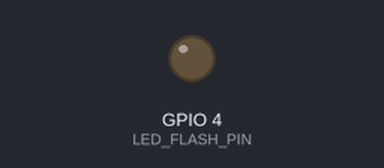
This sketch was run on a simulated ESP32. On the bench: output pins drawn as LEDs (lit = HIGH). WiFi joins after 1.5 s; servers stay silent unless stated; no MQTT or app messages arrive unless stated; the camera gives no picture; what the sketch prints to the serial monitor is not drawn.

Above: at 3.4 s.
At 5.19 s:
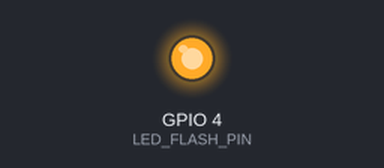
Timing chart, 0 to 8.4 s (numbered marks = the images above):
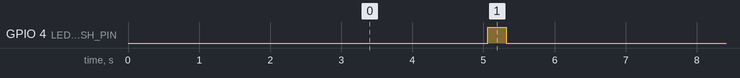

Measured:
- by itself, GPIO 4 (LED_FLASH_PIN): alternates HIGH for 0.26 s and LOW for 4.8 s

The sketch:

main.ino
```cpp
#include "esp_camera.h"
#include <WiFi.h>
#include <WiFiClientSecure.h>
#include "esp_timer.h"
#include "img_converters.h"
#include "Arduino.h"
#include "soc/soc.h"
#include "soc/rtc_cntl_reg.h"
#include <PubSubClient.h>
#include <base64.h>

const char* ssid = "Yoru no Hajimarisa";
const char* password = "bunnygirl";

const char* mqtt_broker = "f6edeb4adb7c402ca7291dd7ef4d8fc5.s1.eu.hivemq.cloud";
const int mqtt_port = 8883;
const char* mqtt_user = "hivemq.webclient.1747043871321";
const char* mqtt_password = "ab45PjNdISi;Bf9>2,G#";
const char* client_id = "ESP32_Camera_001";

const char* image_topic = "starswechase/sungai/cv/camera/image_base64";
const char* status_topic = "starswechase/sungai/cv/camera/status";

#define PWDN_GPIO_NUM     32
#define RESET_GPIO_NUM    -1
#define XCLK_GPIO_NUM      0
#define SIOD_GPIO_NUM     26
#define SIOC_GPIO_NUM     27
#define Y9_GPIO_NUM       35
#define Y8_GPIO_NUM       34
#define Y7_GPIO_NUM       39
#define Y6_GPIO_NUM       36
#define Y5_GPIO_NUM       21
#define Y4_GPIO_NUM       19
#define Y3_GPIO_NUM       18
#define Y2_GPIO_NUM        5
#define VSYNC_GPIO_NUM    25
#define HREF_GPIO_NUM     23
#define PCLK_GPIO_NUM     22
#define LED_FLASH_PIN 4

WiFiClientSecure espClient;
PubSubClient client(espClient);

unsigned long lastCaptureTime = 0;
const unsigned long captureInterval = 5000;

void setup_wifi() {
  Serial.println();
  Serial.print("Connecting to ");
  Serial.println(ssid);
  WiFi.begin(ssid, password);
  byte wifi_conn = 0;
  while (WiFi.status() != WL_CONNECTED && wifi_conn < 30) {
    delay(500);
    Serial.print(".");
    wifi_conn++;
  }
  if (WiFi.status() != WL_CONNECTED) {
    Serial.println("\nWiFi connection failed! Rebooting...");
    delay(5000);
    ESP.restart();
  }
  Serial.println("");
  Serial.println("WiFi connected");
  Serial.print("IP address: ");
  Serial.println(WiFi.localIP());
}

void reconnect() {
  while (!client.connected()) {
    Serial.print("Attempting MQTT connection...");
    if (client.connect(client_id, mqtt_user, mqtt_password)) {
      Serial.println("connected");
      client.publish(status_topic, "Idle", true);
    } else {
      Serial.print("failed, rc=");
      Serial.print(client.state());
      Serial.println(" try again in 5 seconds");
      delay(5000);
    }
  }
}

bool initCamera() {
  camera_config_t config;
  config.ledc_channel = LEDC_CHANNEL_0;
  config.ledc_timer = LEDC_TIMER_0;
  config.pin_d0 = Y2_GPIO_NUM;
  config.pin_d1 = Y3_GPIO_NUM;
  config.pin_d2 = Y4_GPIO_NUM;
  config.pin_d3 = Y5_GPIO_NUM;
  config.pin_d4 = Y6_GPIO_NUM;
  config.pin_d5 = Y7_GPIO_NUM;
  config.pin_d6 = Y8_GPIO_NUM;
  config.pin_d7 = Y9_GPIO_NUM;
  config.pin_xclk = XCLK_GPIO_NUM;
  config.pin_pclk = PCLK_GPIO_NUM;
  config.pin_vsync = VSYNC_GPIO_NUM;
  config.pin_href = HREF_GPIO_NUM;
  config.pin_sccb_sda = SIOD_GPIO_NUM;
  config.pin_sccb_scl = SIOC_GPIO_NUM;
  config.pin_pwdn = PWDN_GPIO_NUM;
  config.pin_reset = RESET_GPIO_NUM;
  config.xclk_freq_hz = 20000000;
  config.pixel_format = PIXFORMAT_JPEG;

  if (psramFound()) {
    config.frame_size = FRAMESIZE_QVGA;
    config.jpeg_quality = 20;
    config.fb_count = 2;
  } else {
    config.frame_size = FRAMESIZE_QCIF;
    config.jpeg_quality = 20;
    config.fb_count = 1;
  }

  esp_err_t err = esp_camera_init(&config);
  if (err != ESP_OK) {
    Serial.printf("Camera init failed with error 0x%x", err);
    return false;
  }

  sensor_t *s = esp_camera_sensor_get();
  s->set_vflip(s, 0);
  s->set_hmirror(s, 0);
  s->set_brightness(s, 0);
  s->set_contrast(s, 0);
  s->set_saturation(s, 0);

  return true;
}

void captureAndSend() {
  client.publish(status_topic, "Capturing...", true);
  Serial.println("Capturing photo...");
  digitalWrite(LED_FLASH_PIN, HIGH);
  delay(200);

  camera_fb_t *fb = esp_camera_fb_get();
  digitalWrite(LED_FLASH_PIN, LOW);

  if (!fb) {
    Serial.println("Camera capture failed");
    client.publish(status_topic, "Error: Capture Failed", true);
    return;
  }

  client.publish(status_topic, "Encoding...", true);
  Serial.println("Encoding image to Base64...");

  String encoded = base64::encode(fb->buf, fb->len);
  esp_camera_fb_return(fb);

  client.publish(status_topic, "Sending...", true);
  Serial.printf("Image size: %d bytes, Base64 size: %d bytes\n", fb->len, encoded.length());
  Serial.printf("Free heap: %d bytes\n", ESP.getFreeHeap());
  Serial.printf("MQTT state: %d\n", client.state());

  if (client.connected()) {
    Serial.printf("Publishing to %s, length: %d\n", image_topic, encoded.length());
    bool sent = client.publish(image_topic, encoded.c_str(), false);
    if (sent) {
      Serial.println("Image sent successfully");
      client.publish(status_topic, "Idle", true);
    } else {
      Serial.println("Failed to send image");
      client.publish(status_topic, "Error: Send Failed", true);
    }
  } else {
    Serial.println("MQTT not connected, skipping publish");
    client.publish(status_topic, "Error: Send Failed", true);
  }
}

void setup() {
  WRITE_PERI_REG(RTC_CNTL_BROWN_OUT_REG, 0);
  Serial.begin(115200);
  Serial.setDebugOutput(true);
  Serial.println("\nStarting ESP32-CAM MQTT Publisher...");

  pinMode(LED_FLASH_PIN, OUTPUT);
  digitalWrite(LED_FLASH_PIN, LOW);

  if (!initCamera()) {
    Serial.println("Failed to init camera. Rebooting...");
    delay(5000);
    ESP.restart();
  }

  setup_wifi();

  espClient.setInsecure();
  client.setServer(mqtt_broker, mqtt_port);
  client.setBufferSize(16384);
}

void loop() {
  if (!client.connected()) {
    reconnect();
  }
  client.loop();

  unsigned long currentTime = millis();
  if (currentTime - lastCaptureTime >= captureInterval) {
    lastCaptureTime = currentTime;
    captureAndSend();
  }

  delay(100);
}
```
